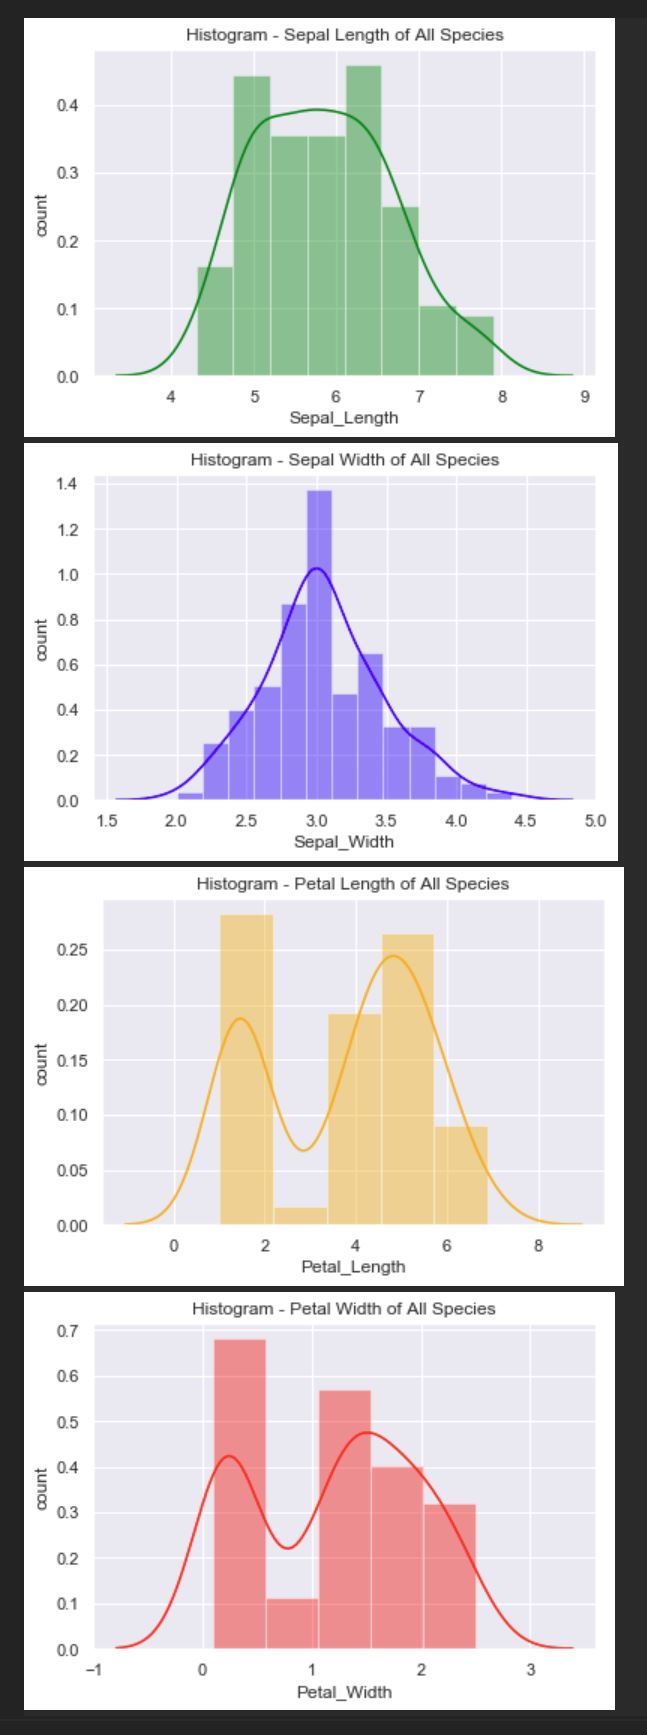

Generate this figure with Python:
#%%
# Etem Kaya 12-Apr-2019
# Iris Data Set Project.

# Histogram iris dataset

# import pandas, seaborn and matplotlib libraries
import pandas as pd
import seaborn as sns
import matplotlib.pyplot as plt
# import iris dataset with Pandas
f = pd.read_csv("iris.csv")

# set style and background colour using seaborn library
sns.set(style="darkgrid")

sns.distplot(f["sepal_length"], color= "green")
plt.title('Histogram - Sepal Length of All Species')
plt.xlabel('Sepal_Length')
plt.ylabel('count')
plt.show()

sns.distplot(f["sepal_width"], color= "blue")
plt.title('Histogram - Sepal Width of All Species')
plt.xlabel('Sepal_Width')
plt.ylabel('count')
plt.show()

sns.distplot(f["petal_length"], color= "orange")
plt.title('Histogram - Petal Length of All Species')
plt.xlabel('Petal_Length')
plt.ylabel('count')
plt.show()

sns.distplot(f["petal_width"], color= "red")
plt.title('Histogram - Petal Width of All Species')
plt.xlabel('Petal_Width')
plt.ylabel('count')
plt.show()
